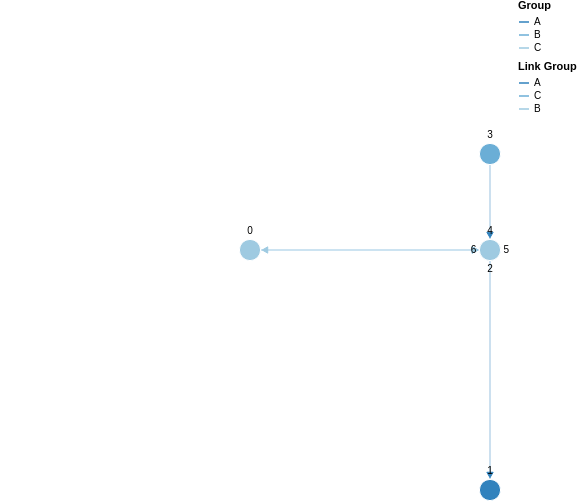

Vega-Lite specification for this chart:
### Vega specification from a JSON file in a GitHub repository (floating-point values rounded to 4 significant figures)
{"$schema": "https://vega.github.io/schema/vega/v5.json", "description": "A node-link diagram with force-directed layout.", "width": 500, "height": 500, "padding": 0, "signals": [{"name": "cx", "update": "width / 2"}, {"name": "cy", "update": "height / 2"}, {"name": "nodeRadius", "value": 15}, {"name": "nodeCharge", "value": -80}, {"name": "linkDistance", "value": 80}, {"description": "State variable for active node fix status.", "name": "fix", "value": false, "on": [{"events": "symbol:mouseout[!event.buttons], window:mouseup", "update": "false"}, {"events": "symbol:mouseover", "update": "fix || true"}, {"events": "[symbol:mousedown, window:mouseup] > window:mousemove!", "update": "xy()", "force": true}]}, {"description": "Unfix node", "name": "reset", "value": null, "on": [{"events": "symbol:dblclick", "update": "item().datum"}]}, {"description": "Graph node most recently interacted with.", "name": "node", "value": null, "on": [{"events": "symbol:mouseover", "update": "fix === true ? item() : node"}]}, {"description": "Flag to restart Force simulation upon data changes.", "name": "restart", "value": false, "on": [{"events": {"signal": "fix"}, "update": "fix && fix.length"}, {"events": {"signal": "reset"}, "update": "true"}]}], "scales": [{"name": "color", "type": "ordinal", "domain": {"data": "node-data", "field": "group"}, "range": {"scheme": "category20c"}}, {"name": "colorlink", "type": "ordinal", "domain": {"data": "link-data", "field": "group"}, "range": {"scheme": "category20c"}}, {"name": "xscale", "domain": {"data": "node-data", "field": "inputX"}, "range": [10, {"signal": "width - 10"}]}, {"name": "yscale", "domain": {"data": "node-data", "field": "inputY"}, "range": [10, {"signal": "height - 10"}]}], "legends": [{"title": "Group", "stroke": "color", "symbolType": "stroke"}, {"title": "Link Group", "stroke": "colorlink", "symbolType": "stroke"}], "marks": [{"name": "nodes", "type": "symbol", "zindex": 1, "from": {"data": "node-data"}, "transform": [{"type": "force", "iterations": 300, "restart": {"signal": "restart"}, "static": true, "signal": "force", "forces": [{"force": "center", "x": {"signal": "cx"}, "y": {"signal": "cy"}}, {"force": "collide", "radius": {"signal": "nodeRadius"}}, {"force": "nbody", "strength": {"signal": "nodeCharge"}}, {"force": "link", "links": "link-data", "distance": {"signal": "linkDistance"}}]}], "encode": {"enter": {"fill": {"scale": "color", "field": "group"}, "stroke": {"value": "white"}}, "update": {"size": {"signal": "2 * nodeRadius * nodeRadius"}, "cursor": {"value": "pointer"}, "fx": {"signal": "datum.interactionX == null ? scale('xscale', datum.inputX) : datum.interactionX"}, "fy": {"signal": "datum.interactionY == null ? scale('yscale', datum.inputY) : datum.interactionY"}}}}, {"type": "text", "name": "labels", "from": {"data": "nodes"}, "zindex": 2, "interactive": false, "transform": [{"type": "label", "avoidMarks": ["nodes"], "anchor": ["top", "bottom", "right", "left"], "offset": [1], "size": {"signal": "[width + 60, height]"}}], "encode": {"enter": {"fill": {"value": "black"}, "align": {"value": "center"}, "baseline": {"value": "middle"}, "fontSize": {"value": 10}, "text": {"field": "datum.id"}}, "update": {"x": {"field": "x"}, "y": {"field": "y"}}}}, {"type": "path", "from": {"data": "link-data"}, "interactive": false, "encode": {"update": {"stroke": {"scale": "colorlink", "field": "group"}, "strokeWidth": {"value": 0.5}}}, "transform": [{"type": "linkpath", "require": {"signal": "force"}, "shape": "line", "sourceX": "datum.source.x", "sourceY": "datum.source.y", "targetX": "datum.target.x", "targetY": "datum.target.y"}]}, {"name": "arrows", "type": "symbol", "from": {"data": "link-data"}, "zindex": {"value": 40}, "encode": {"enter": {"fill": {"scale": "colorlink", "field": "group"}, "stroke": {"scale": "colorlink", "field": "group"}, "shape": {"value": "triangle-right"}, "size": {"value": 40}}, "update": {"x": {"field": "target.x"}, "y": {"field": "target.y"}}, "hover": {"opacity": {"value": 1}}}, "transform": [{"type": "formula", "as": "tan", "expr": "atan2((datum.datum.target.y-datum.datum.source.y),(datum.datum.target.x-datum.datum.source.x))"}, {"type": "formula", "as": "angle", "expr": "datum.tan*180/PI"}, {"type": "formula", "as": "y", "expr": "datum.datum.target.y - nodeRadius*sin(datum.tan)"}, {"type": "formula", "as": "x", "expr": "datum.datum.target.x - nodeRadius*cos(datum.tan)"}]}], "data": [{"name": "node-data", "values": [{"id": 4, "label": "Zero", "group": "A", "inputX": 2, "inputY": 5, "interactionX": null, "interactionY": null}, {"id": 1, "label": "One", "group": "A", "inputX": 2, "inputY": 10, "interactionX": null, "interactionY": null}, {"id": 2, "label": "Two", "group": "B", "inputX": 2, "inputY": 5, "interactionX": null, "interactionY": null}, {"id": 3, "label": "Three", "group": "B", "inputX": 2, "inputY": 3, "interactionX": null, "interactionY": null}, {"id": 0, "label": "Four", "group": "C", "inputX": 1, "inputY": 5, "interactionX": null, "interactionY": null}, {"id": 5, "label": "Five", "group": "C", "inputX": 2, "inputY": 5, "interactionX": null, "interactionY": null}, {"id": 6, "label": "Six", "group": "C", "inputX": 2, "inputY": 5, "interactionX": null, "interactionY": null}], "on": [{"trigger": "fix.length == 2", "modify": "node.datum", "values": "{interactionX: fix[0], interactionY: fix[1]}"}, {"trigger": "reset", "modify": "reset", "values": "{interactionX: null, interactionY: null}"}]}, {"name": "link-data", "values": [{"id": 1, "source": 0, "target": 1, "group": "A"}, {"id": 2, "source": 4, "target": 2, "group": "C"}, {"id": 3, "source": 3, "target": 0, "group": "A"}, {"id": 4, "source": 2, "target": 5, "group": "C"}, {"id": 5, "source": 0, "target": 4, "group": "B"}, {"id": 6, "source": 5, "target": 0, "group": "B"}]}]}
